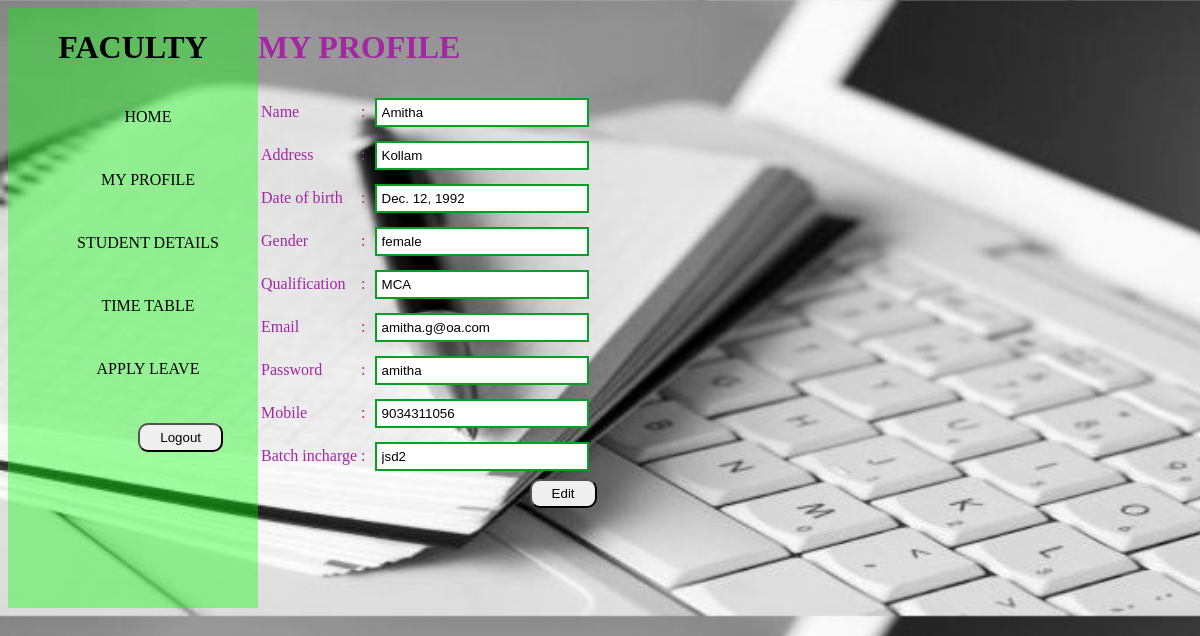
/fac_profile (signed in), run on the app's committed database.
### attapp/models.py (models this page shows)
class faculty(models.Model):
    facid=models.IntegerField(primary_key=True)
    name=models.CharField(max_length=20)
    address=models.CharField(max_length=50)
    dob=models.DateField()
    gender=models.CharField(max_length=10)
    qualification=models.CharField(max_length=20)
    mobile=models.IntegerField(max_length=10, null=True, blank=True)
    batchincharge=models.CharField(max_length=10)
    email=models.EmailField(max_length=20)
    password=models.CharField(max_length=10)

### attapp/views.py (the view)
# urls.py: path('fac_profile',views.viewfac,name='fac_profile'),
def viewfac(request):
    queryset1=faculty.objects.all().filter(name=request.session['user'])
    return render(request,'fac_profile.html',{'authors1':queryset1})

### attapp/templates/fac_profile.html (shortened to what this page needs)
<!DOCTYPE html>
<html>
<head>
{% load static %}
<link rel="stylesheet"  href="{% static 'css/style.css'%}">
</head>
<body class="bd">
    <div style="display: inline-flex">
        <div class="b">
            <h1>FACULTY</h1>
            <ul>
                <li><a href="{% url 'faculty_home' %}"> HOME</a></li>
                <li><a href="{% url 'fac_profile' %}">MY PROFILE</a></li>
                <li><a href="#">STUDENT DETAILS</a>
                </li>
                <li><a href="{% url 'view_timetable' %}">TIME TABLE</a></li>
                <li><a href="{% url 'fac_applyleave' %}">APPLY LEAVE</a></li>
                <li><form action="{% url 'logout' %}" method="post">
                         <input type="submit" value="Logout" name="logout" class="sbm" >
                    </form>
                </li>
        </ul>
        </div>
        <div style="color:rgb(163, 39, 163)">
            {%if authors1%}
            {%for i in authors1%}
             <h1> MY PROFILE</h1>
            <form action="{% url 'editf' %}" method="post">
            <table>
                    <tr><td>Name</td><td>:</td><td><input class="inp" type="text" value="{{i.name}}" name="name"></td></tr>
                    <tr><td>Address</td><td>:</td><td><input class="inp" type="text" value="{{i.address}}" name="address"></td></tr>
                    <tr><td>Date of birth</td><td>:</td><td><input class="inp" type="text" value="{{i.dob}}" name="dob"></td></tr>
                    <tr><td>Gender</td><td>:</td><td><input class="inp" type="text" value="{{i.gender}}" name="gender"></td></tr>
                    <tr><td>Qualification</td><td>:</td><td><input class="inp" type="text" value="{{i.qualification}}" name="qualification"></td></tr>
                    <tr><td>Email</td><td>:</td><td><input class="inp" type="text" value="{{i.email}}" name="email"></td></tr>
                    <tr><td>Password</td><td>:</td><td><input class="inp" type="text" value="{{i.password}}" name="password"></td></tr>
                    <tr><td>Mobile</td><td>:</td><td><input class="inp" type="" value="{{i.mobile}}" name="mobile"></td></tr>
                    <tr><td>Batch incharge</td><td>:</td><td><input class="inp" type="text" value="{{i.batchincharge}}" name="batch"></td></tr>
            </table>
                    <input type="submit" value="Edit" class="sbm" name="editf">
            </form>
            {%endfor %}
            {%endif %}
        </div>
</div>
</body>
</html>

### attapp/static/css/style.css (style rules this page uses)
.bd { background-image:url("../img/log2.jpeg"); background-size:cover; }
.b { width:250px; height:600px; background-color:rgba(0, 255, 0, 0.37); text-align:center; }
.b ul { display:block; list-style-type:none; }
.b ul li { width:150px; padding:20px; border-radius:20px; margin:5px; }
.b ul li a { text-decoration:none; color:black; }
.inp { width:200px; padding:5px; margin:5px; outline:none; border:2px solid rgb(5, 160, 38); transition:1s; }
.sbm { padding:5px 20px; float:right; border-radius:10px; }

### data on the page
faculty: name "Amitha", address "Kollam", dob "Dec. 12, 1992", gender "female", qualification "MCA", email "amitha.g@oa.com", password "amitha", mobile "9034311056", batch "jsd2"
